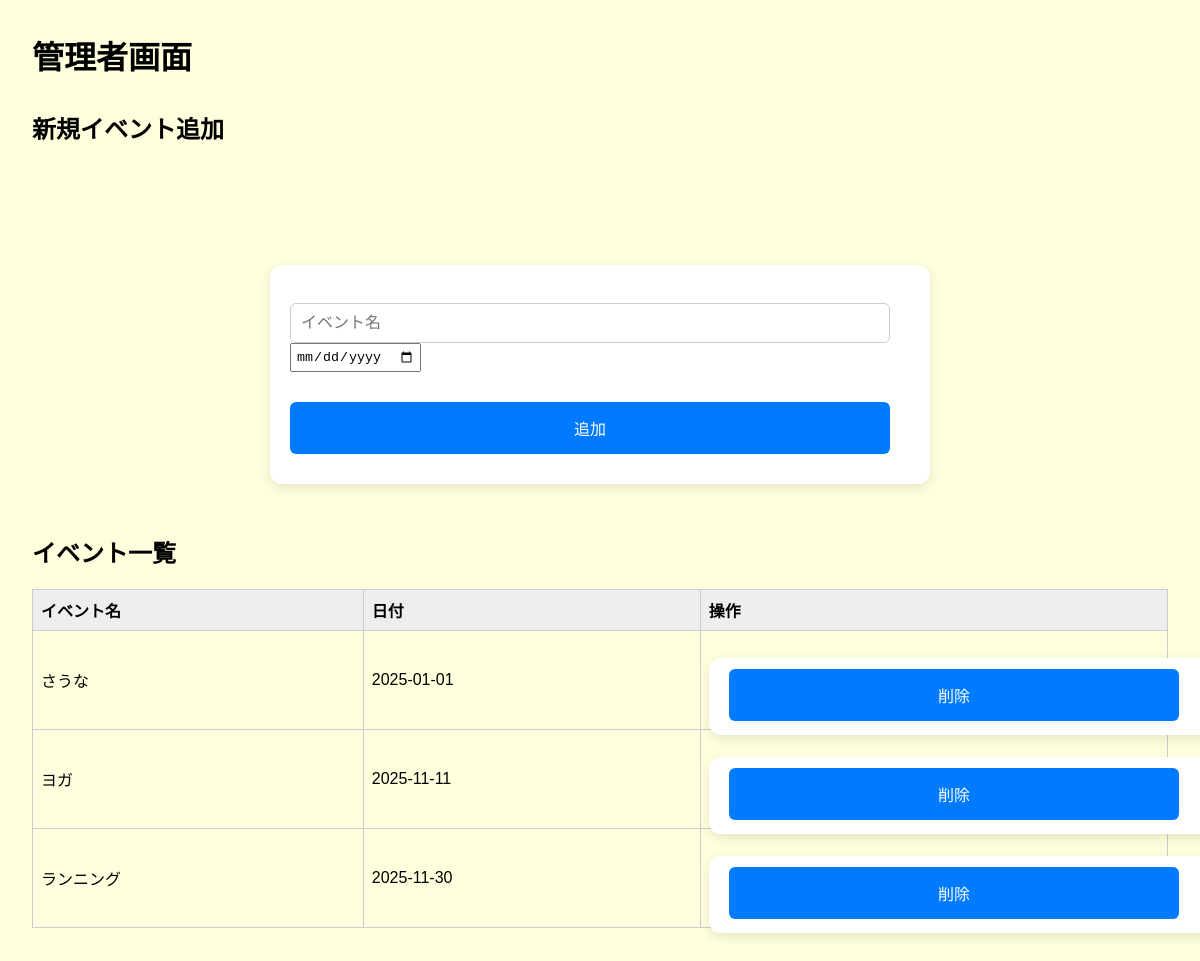
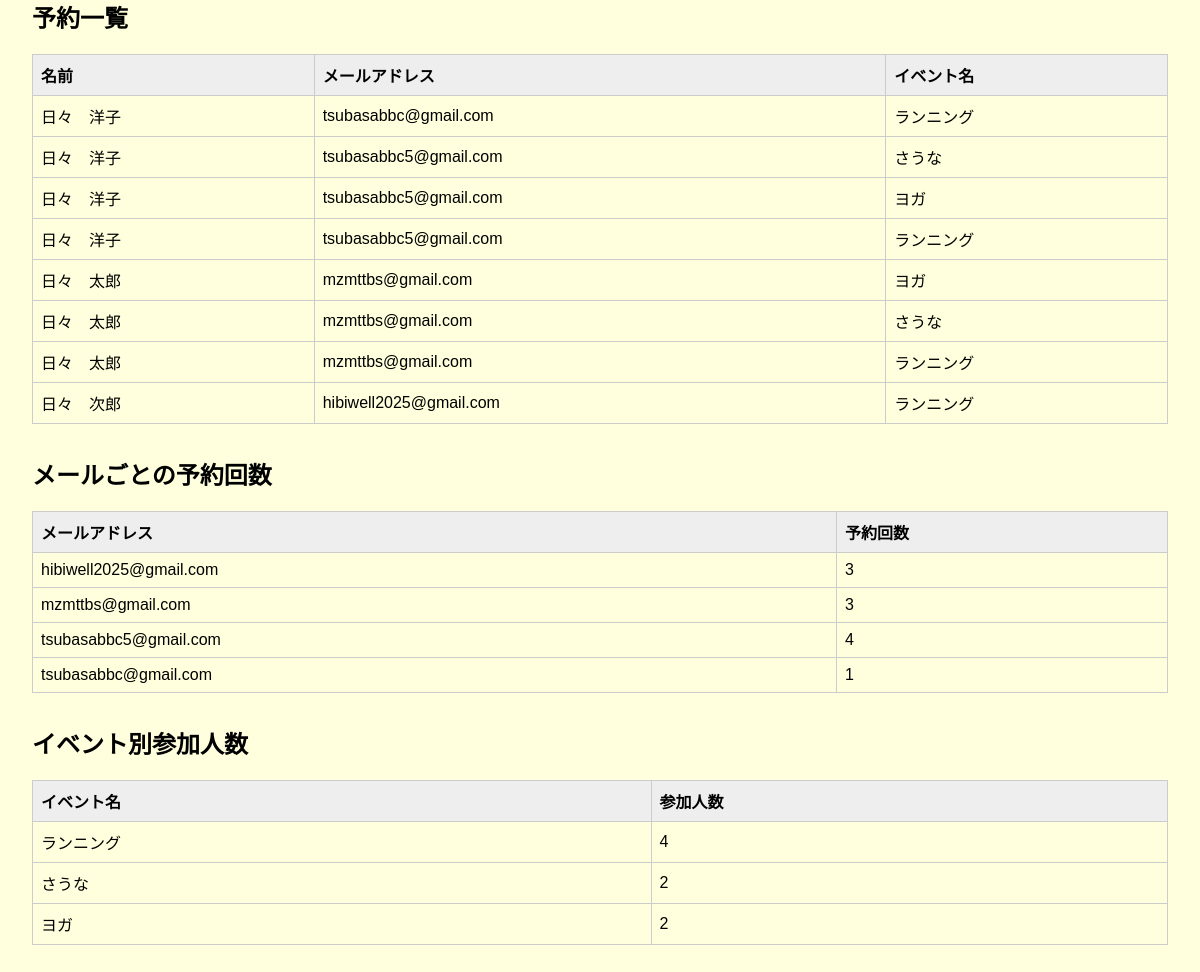
The page /admin on the database its author committed (2 pictures, top to bottom).
### tables this page shows
CREATE TABLE events (
            id INTEGER PRIMARY KEY AUTOINCREMENT,
            name TEXT NOT NULL UNIQUE,
            date TEXT NOT NULL
        );

CREATE TABLE reservations (
            id INTEGER PRIMARY KEY AUTOINCREMENT,
            name TEXT NOT NULL,
            email TEXT NOT NULL,
            event_id INTEGER NOT NULL,
            comment TEXT,
            FOREIGN KEY (event_id) REFERENCES events(id)
        );

### app.py (the view)
@app.route('/admin', methods=['GET'])
def admin():
    conn = sqlite3.connect(DB_NAME)
    c = conn.cursor()
    c.execute('SELECT id, name, date FROM events ORDER BY date')
    events = [dict(id=row[0], name=row[1], date=row[2]) for row in c.fetchall()]
    c.execute('''
        SELECT r.name, r.email, e.name
        FROM reservations r
        JOIN events e ON r.event_id = e.id
        ORDER BY r.id DESC
    ''')
    reservations = c.fetchall()
    c.execute('SELECT email, COUNT(*) FROM reservations GROUP BY email')
    email_counts = dict(c.fetchall())
    c.execute('''
        SELECT e.name, COUNT(r.id)
        FROM reservations r
        JOIN events e ON r.event_id = e.id
        GROUP BY e.id
    ''')
    event_counts = c.fetchall()
    conn.close()
    return render_template('admin.html',
                           events=events,
                           reservations=reservations,
                           email_counts=email_counts,
                           event_counts=event_counts)

### templates/admin.html (shortened to what this page needs)
<!DOCTYPE html>
<html lang="ja">
<head>
    <link rel="stylesheet" href="{{ url_for('static', filename='style.css') }}">
</head>
<body>
    <h1>管理者画面</h1>
    <section class="add-event-form">
        <h2>新規イベント追加</h2>
        <form method="POST" action="{{ url_for('add_event') }}">
            <input type="text" name="event_name" placeholder="イベント名" required />
            <input type="date" name="event_date" required />
            <button type="submit">追加</button>
        </form>
    </section>
    <section>
        <h2>イベント一覧</h2>
        <table>
            <thead>
                <tr>
                    <th>イベント名</th>
                    <th>日付</th>
                    <th>操作</th>
                </tr>
            </thead>
            <tbody>
                {% for event in events %}
                <tr>
                    <td>{{ event.name }}</td>
                    <td>{{ event.date }}</td>
                    <td>
                        <form method="POST" action="{{ url_for('delete_event', event_id=event.id) }}" class="inline" onsubmit="return confirm('本当に削除しますか？');">
                            <button type="submit" class="delete-btn">削除</button>
                        </form>
                    </td>
                </tr>
                {% else %}
                <tr><td colspan="4">イベントがありません</td></tr>
                {% endfor %}
            </tbody>
        </table>
    </section>
    <section>
        <h2>予約一覧</h2>
        <table>
            <thead>
                <tr>
                    <th>名前</th>
                    <th>メールアドレス</th>
                    <th>イベント名</th>
                </tr>
            </thead>
            <tbody>
                {% for name, email, event_name in reservations %}
                <tr>
                    <td>{{ name }}</td>
                    <td>{{ email }}</td>
                    <td>{{ event_name }}</td>
                </tr>
                {% else %}
                <tr><td colspan="3">予約がありません</td></tr>
                {% endfor %}
            </tbody>
        </table>
    </section>
    <section>
        <h2>メールごとの予約回数</h2>
        <table>
            <thead>
                <tr>
                    <th>メールアドレス</th>
                    <th>予約回数</th>
                </tr>
            </thead>
            <tbody>
                {% for email, count in email_counts.items() %}
                <tr>
                    <td>{{ email }}</td>
                    <td>{{ count }}</td>
                </tr>
                {% else %}
                <tr><td colspan="2">予約データがありません</td></tr>
                {% endfor %}
            </tbody>
        </table>
    </section>
    <section>
        <h2>イベント別参加人数</h2>
        <table>
            <thead>
                <tr>
                    <th>イベント名</th>
                    <th>参加人数</th>
                </tr>
            </thead>
            <tbody>
                {% for event_name, count in event_counts %}
                <tr>
                    <td>{{ event_name }}</td>
                    <td>{{ count }}</td>
                </tr>
                {% else %}
                <tr><td colspan="2">参加者データがありません</td></tr>
                {% endfor %}
            </tbody>
        </table>
    </section>
</body>
</html>

### static/style.css (style rules this page uses)
body { background-color: #FFFFDD; font-family: 'Kosugi Maru', sans-serif; margin: 0; padding: 0; }
form { max-width: 600px; margin: 50px auto; background-color: #fff; padding: 30px 40px; border-radius: 12px; box-shadow: 0 4px 12px rgba(0, 0, 0, 0.1); }
form { margin-top: 120px; padding-left: 20px; }
form input[type="text"], form input[type="email"], form select, form textarea { width: 100%; padding: 10px; font-size: 16px; border: 1px solid #ccc; border-radius: 6px; margin-top: 8px; box-sizing: border-box; transition: border-color 0.3s ease; }
form button[type="submit"] { margin-top: 30px; width: 100%; background-color: #007BFF; color: white; padding: 14px; font-size: 16px; border: none; border-radius: 6px; cursor: pointer; transition: background-color 0.3s ease; }

### templates/admin.html (style rules this page uses)
body { font-family: Arial, sans-serif; margin: 2rem; }
h1, h2 { margin-top: 2rem; }
table { border-collapse: collapse; width: 100%; margin-top: 1rem; }
th, td { border: 1px solid #ccc; padding: 0.5em; text-align: left; }
th { background-color: #eee; }
form.inline { display: inline; }
input[type="text"], input[type="date"] { padding: 0.3em; margin-right: 0.5em; }
button { padding: 0.3em 0.7em; cursor: pointer; }
.delete-btn { background-color: #e74c3c; color: white; border: none; border-radius: 3px; }
.add-event-form { margin-bottom: 2rem; }

### rows shown on the page
events: name "さうな", date "2025-01-01", count "2"
events: name "ヨガ", date "2025-11-11", count "2"
events: name "ランニング", date "2025-11-30", count "4"
reservations: name "日々 洋子", email "tsubasabbc@gmail.com", name "ランニング"
reservations: name "日々 洋子", email "tsubasabbc5@gmail.com", name "さうな"
reservations: name "日々 洋子", email "tsubasabbc5@gmail.com", name "ヨガ", event "4"
reservations: name "日々 洋子", email "tsubasabbc5@gmail.com", name "ランニング"
reservations: name "日々 太郎", email "mzmttbs@gmail.com", name "ヨガ"
reservations: name "日々 太郎", email "mzmttbs@gmail.com", name "さうな", event "3"
reservations: name "日々 太郎", email "mzmttbs@gmail.com", name "ランニング"
reservations: name "日々 次郎", email "hibiwell2025@gmail.com", name "ランニング"
reservations: email "hibiwell2025@gmail.com", id "3"

### other values the page prints
{{ email }} "tsubasabbc@gmail.com"
{{ count }} "1"
